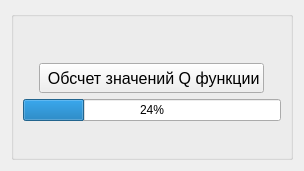
<?xml version="1.0" encoding="UTF-8"?>
<ui version="4.0">
 <class>optQFunWindow</class>
 <widget class="QWidget" name="optQFunWindow">
  <property name="geometry">
   <rect>
    <x>0</x>
    <y>0</y>
    <width>304</width>
    <height>171</height>
   </rect>
  </property>
  <property name="windowTitle">
   <string>Form</string>
  </property>
  <layout class="QHBoxLayout" name="horizontalLayout">
   <item>
    <widget class="QGroupBox" name="mainGroupBox">
     <property name="title">
      <string/>
     </property>
     <layout class="QVBoxLayout" name="verticalLayout">
      <item>
       <spacer name="verticalSpacer_2">
        <property name="orientation">
         <enum>Qt::Vertical</enum>
        </property>
        <property name="sizeHint" stdset="0">
         <size>
          <width>20</width>
          <height>40</height>
         </size>
        </property>
       </spacer>
      </item>
      <item>
       <layout class="QHBoxLayout" name="horizontalLayout_28">
        <item>
         <spacer name="horizontalSpacer_22">
          <property name="orientation">
           <enum>Qt::Horizontal</enum>
          </property>
          <property name="sizeHint" stdset="0">
           <size>
            <width>40</width>
            <height>20</height>
           </size>
          </property>
         </spacer>
        </item>
        <item>
         <widget class="QPushButton" name="calcQFunButton">
          <property name="minimumSize">
           <size>
            <width>225</width>
            <height>30</height>
           </size>
          </property>
          <property name="font">
           <font>
            <pointsize>12</pointsize>
           </font>
          </property>
          <property name="text">
           <string> Обсчет значений Q функции</string>
          </property>
         </widget>
        </item>
        <item>
         <spacer name="horizontalSpacer_23">
          <property name="orientation">
           <enum>Qt::Horizontal</enum>
          </property>
          <property name="sizeHint" stdset="0">
           <size>
            <width>40</width>
            <height>20</height>
           </size>
          </property>
         </spacer>
        </item>
       </layout>
      </item>
      <item>
       <widget class="QProgressBar" name="calcQFunProgressBar">
        <property name="value">
         <number>24</number>
        </property>
       </widget>
      </item>
      <item>
       <spacer name="verticalSpacer">
        <property name="orientation">
         <enum>Qt::Vertical</enum>
        </property>
        <property name="sizeHint" stdset="0">
         <size>
          <width>20</width>
          <height>29</height>
         </size>
        </property>
       </spacer>
      </item>
     </layout>
    </widget>
   </item>
  </layout>
 </widget>
 <resources/>
 <connections/>
</ui>
